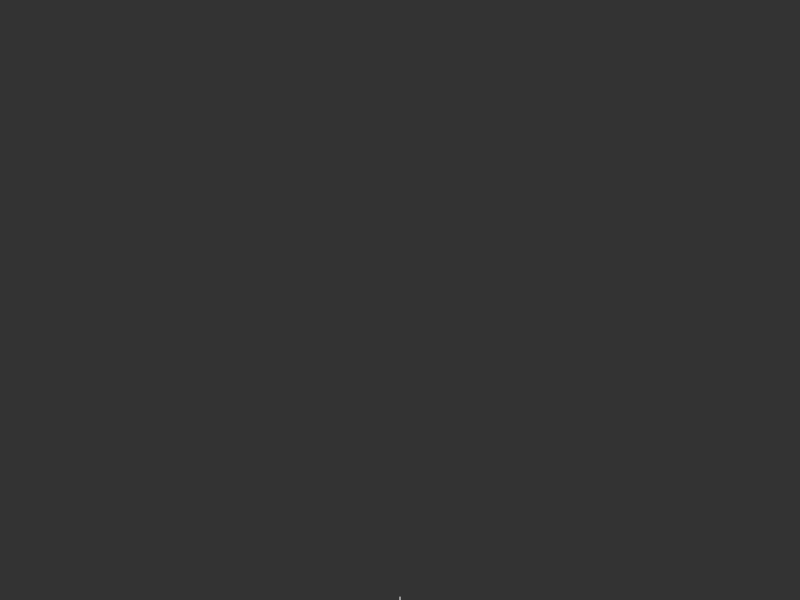
Frame 1 (no input)
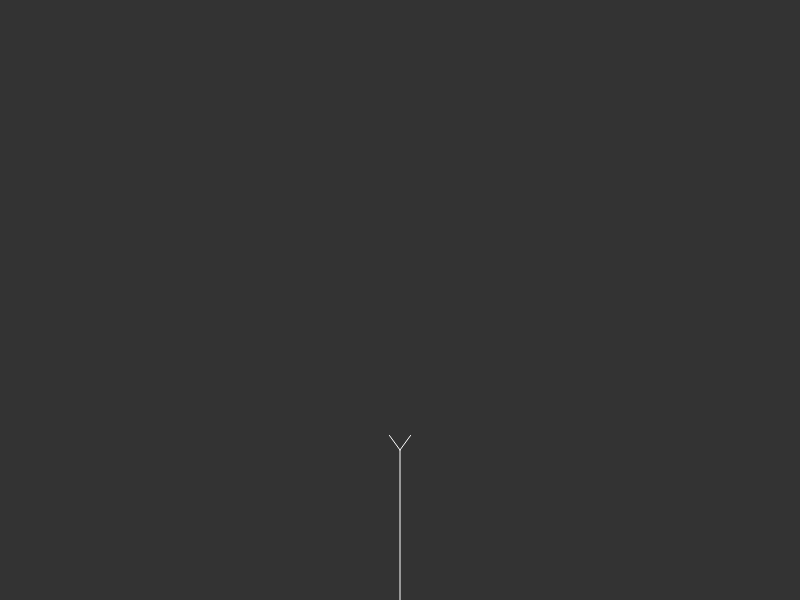
Frame 60 (no input)
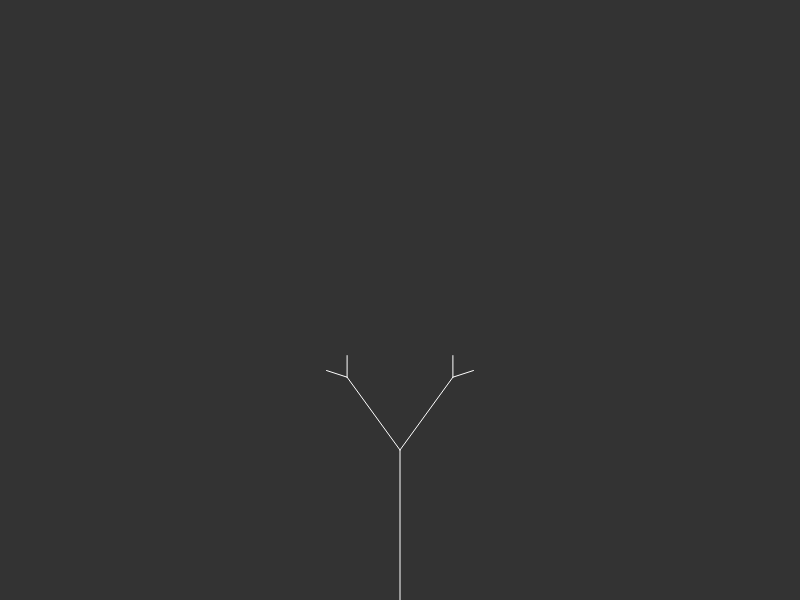
Frame 120 (the mouse pressed at the canvas centre since frame 60)

The p5.js sketch that drew these frames (run headless with seeded random() and noise() and a simulated clock; from frame 60 on, the mouse is pressed at the canvas centre):

// p5.js sketch
// ── sketch.js
var tree = [];

function setup() {
  createCanvas(800,600);
  //translate(width / 2, height);
  var a = createVector(width / 2, height);
	var b = createVector(width / 2, 450);
	var root = new Branch(a, b);
	tree[0] = root;
}

function draw() {
  background(51);
  for (var i = 0; i < tree.length; i++) {
  	if (!tree[i].finished) {
  		tree[i].grow();
  	}
	tree[i].show();
  }
}

// ── branch.js
function Branch (begin, end) {
	this.begin = begin;
	this.end = end;
	this.len = 0;
	this.finished = false;
	
	this.grow = function() {
		if (this.len >= 1) {
			this.finished = true;
			if (tree.length < 512) {
				tree.push(this.branchA());
				tree.push(this.branchB());
			}
		}
		else { this.len += 0.02; };
	}
	
	this.show = function() {
		stroke(255);
		var tmp = p5.Vector.sub(this.end, this.begin)
		line(this.begin.x, this.begin.y, (this.begin.x + (this.len * tmp.x)), (this.begin.y + (this.len * tmp.y)));
	}
	
	this.branchA = function() {
		var dir = p5.Vector.sub(this.end, this.begin);
		dir.rotate(PI / 5);
		dir.mult(0.6);
		var newEnd = p5.Vector.add(this.end, dir);
		var a = new Branch(this.end, newEnd);
		return a;
	}
	
	this.branchB = function() {
		var dir = p5.Vector.sub(this.end, this.begin);
		dir.rotate(-PI / 5);
		dir.mult(0.6);
		var newEnd = p5.Vector.add(this.end, dir);
		var b = new Branch(this.end, newEnd);
		return b;
	}	
}
